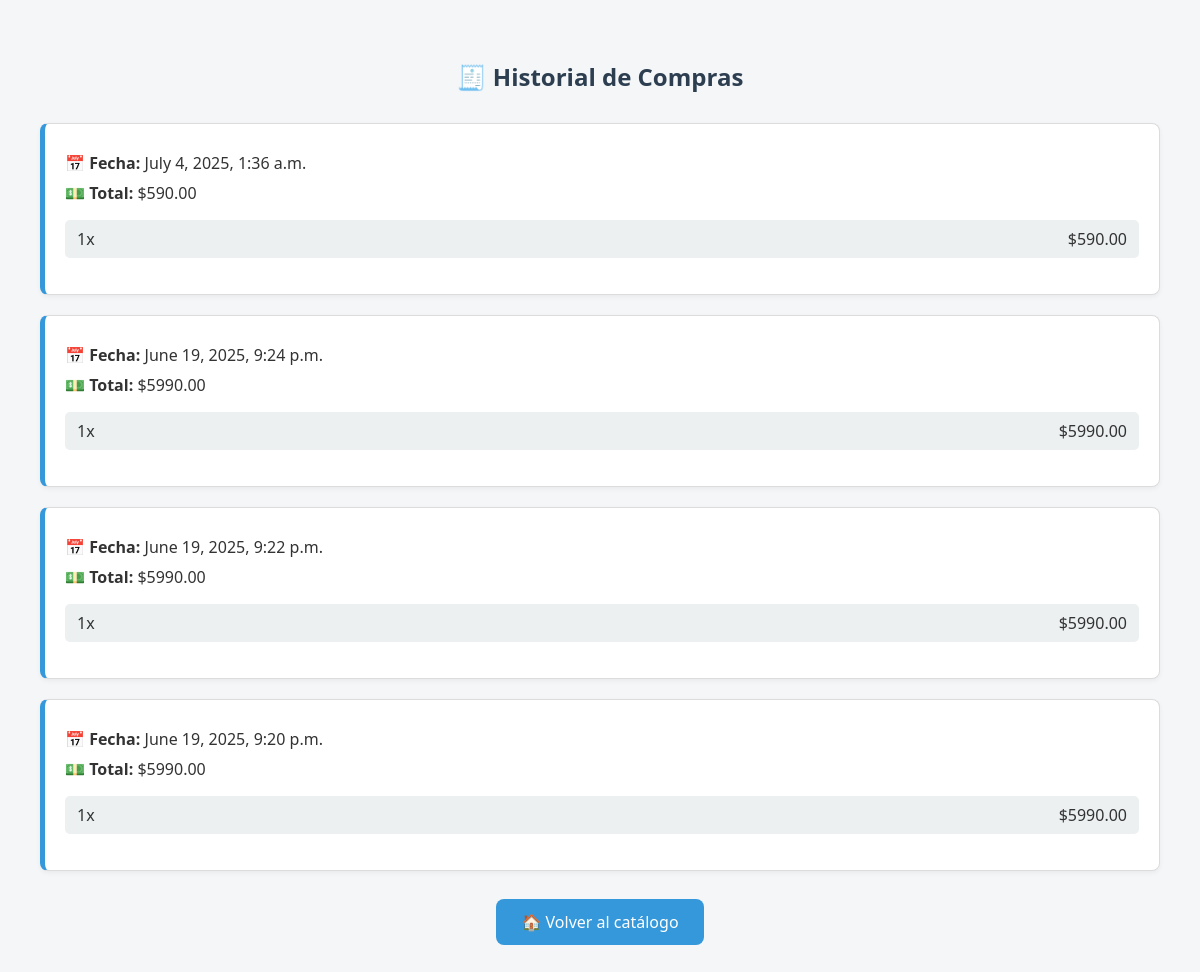
The page /historial-compras/ (signed in) on the database as committed earlier.
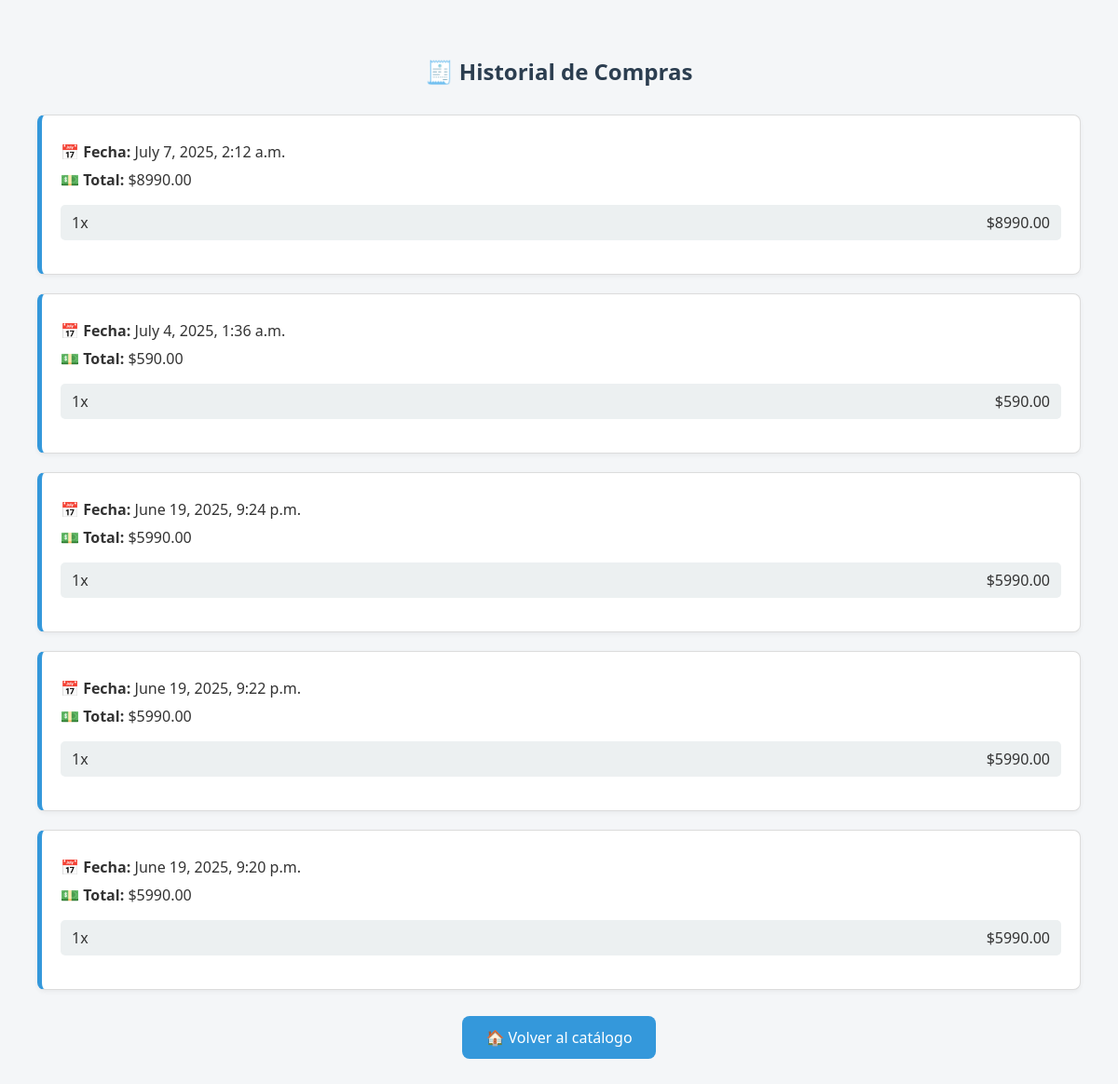
The same page on the database as committed later.
### tienda_web/models.py (models this page shows, shortened)
class Boleta(models.Model):
    usuario = models.ForeignKey(User, on_delete=models.CASCADE)
    total = models.DecimalField(max_digits=10, decimal_places=2)
    fecha = models.DateTimeField(auto_now_add=True)

class DetalleBoleta(models.Model):
    boleta = models.ForeignKey(Boleta, related_name='detalles', on_delete=models.CASCADE)
    producto_id = models.IntegerField(default=0)  # Valor por defecto temporal
    nombre_producto = models.CharField(max_length=255, default="Producto desconocido")
    cantidad = models.PositiveIntegerField(default=1)
    precio_unitario = models.DecimalField(max_digits=10, decimal_places=2, default=0)
    imagen_url = models.URLField(blank=True, default="")

### tienda_web/views.py (the view)
# urls.py: path('historial-compras/', views.historial_compras, name='historial_compras'),
def historial_compras(request):
    if not request.user.is_authenticated:
        return redirect("login")
    boletas = Boleta.objects.filter(usuario=request.user).order_by('-fecha')
    return render(request, "historial_compras.html", {"boletas": boletas})

### tienda_web/templates/historial_compras.html (shortened to what this page needs)
<!DOCTYPE html>
<html lang="es">
<head>
</head>
<body>
    <h2>🧾 Historial de Compras</h2>
    {% if boletas %}
        {% for boleta in boletas %}
            <div class="boleta-card">
                <p><strong>📅 Fecha:</strong> {{ boleta.fecha }}</p>
                <p><strong>💵 Total:</strong> ${{ boleta.total }}</p>
                <ul>
                    {% for detalle in boleta.detalles.all %}
                        <li>
                            <span>{{ detalle.cantidad }}x {{ detalle.producto.nombre }}</span>
                            <span>${{ detalle.precio_unitario }}</span>
                        </li>
                    {% endfor %}
                </ul>
            </div>
        {% endfor %}
    {% else %}
        <div class="no-compras">
            <p>❗ No has realizado compras aún.</p>
        </div>
    {% endif %}
    <div class="back-button">
        <a href="{% url 'catalogo' %}">🏠 Volver al catálogo</a>
    </div>
</body>
</html>

### tienda_web/templates/historial_compras.html (style rules this page uses)
body { font-family: 'Segoe UI', Tahoma, Geneva, Verdana, sans-serif; background-color: #f4f6f8; margin: 0; padding: 40px; color: #333; }
h2 { text-align: center; color: #2c3e50; margin-bottom: 30px; }
.boleta-card { background-color: #ffffff; border: 1px solid #dcdcdc; border-left: 5px solid #3498db; border-radius: 8px; padding: 20px; margin-bottom: 20px; box-shadow: 0 2px 5px rgba(0, 0, 0, 0.05); }
.boleta-card p { margin: 8px 0; }
.boleta-card ul { list-style: none; padding-left: 0; }
.boleta-card li { background-color: #ecf0f1; border-radius: 5px; padding: 8px 12px; margin: 5px 0; display: flex; justify-content: space-between; }
.back-button { display: block; text-align: center; margin-top: 40px; }
.back-button a { text-decoration: none; background-color: #3498db; color: white; padding: 12px 25px; border-radius: 8px; transition: background-color 0.3s; }

Rows that differ between the two databases and show on the page:
added Boleta: fecha "July 7, 2025, 2:12 a.m.", total "8990.00"
added DetalleBoleta: cantidad "1", precio_unitario "8990.00", shown under "July 7, 2025, 2:12 a.m."
